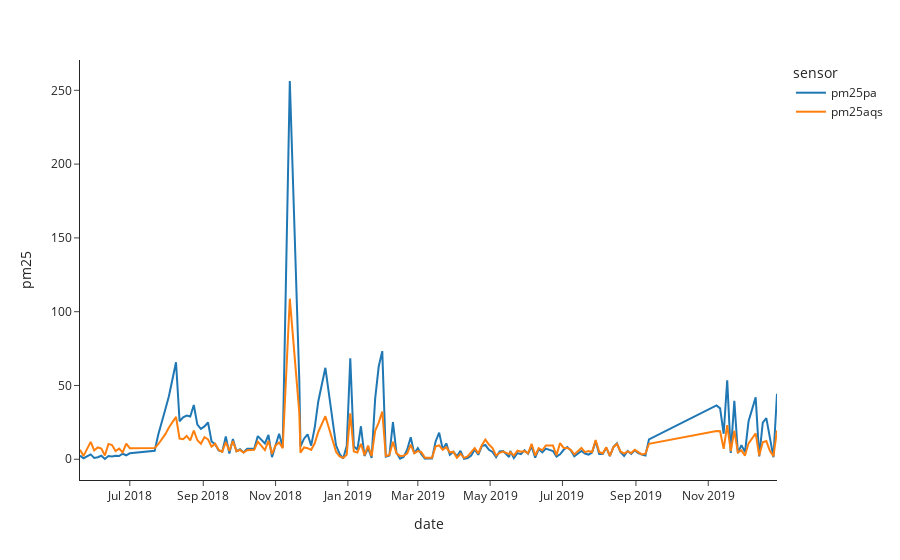

Notebook code for this chart:
### Markdown cell above
| Column  | Description                                                                                                                      |
|---------|----------------------------------------------------------------------------------------------------------------------------------|
| date    | Date of the observation                                                                                                          |
| id      | A unique label for a site, formatted as the US state abbreviation with a number. (We performed data cleaning for site ID `CA1`.) |
| region  | The name of the region, which corresponds to a group of sites. (The `CA1` site is located in the `West` region.)                 |
| pm25aqs | The PM2.5 measurement from the AQS sensor.                                                                                       |
| pm25pa  | The PM2.5 measurement from the PurpleAir sensor.                                                                                 |
| temp    | Temperature, in Celcius.                                                                                                         |
| rh      | Relative humidity, ranging from 0 to 100%.                                                                                       |
| dew     | The dew point. (Higher dew point means more moisture in the air.)                                                     |

### Code cell
df = (full_df
 .query('id == "CA1"')
 .melt(['date'], ['pm25aqs', 'pm25pa'], var_name='sensor', value_name='pm25')
 .sort_values('date')
)
px.line(df, x='date', y='pm25', color='sensor')

### Figure 1 — Plotly figure (JSON) as saved in the notebook; plotly's stock layout.template omitted (floating-point values rounded to 4 significant figures; data arrays with more than 128 entries replaced by an {"elided": "..."} marker saying what was removed)
{"data": [{"hovertemplate": "sensor=pm25pa<br>date=%{x}<br>pm25=%{y}<extra></extra>", "legendgroup": "pm25pa", "line": {"color": "#1F77B4", "dash": "solid"}, "marker": {"symbol": "circle"}, "mode": "lines", "name": "pm25pa", "orientation": "v", "showlegend": true, "type": "scatter", "x": {"elided": "161 str values"}, "xaxis": "x", "y": {"elided": "161 float values"}, "yaxis": "y"}, {"hovertemplate": "sensor=pm25aqs<br>date=%{x}<br>pm25=%{y}<extra></extra>", "legendgroup": "pm25aqs", "line": {"color": "#FF7F0E", "dash": "solid"}, "marker": {"symbol": "circle"}, "mode": "lines", "name": "pm25aqs", "orientation": "v", "showlegend": true, "type": "scatter", "x": {"elided": "161 str values"}, "xaxis": "x", "y": {"elided": "161 float values"}, "yaxis": "y"}], "layout": {"autosize": true, "legend": {"title": {"text": "sensor"}, "tracegroupgap": 0}, "margin": {"t": 60}, "xaxis": {"anchor": "y", "autorange": true, "domain": [0, 1], "range": ["2018-05-20", "2019-12-29"], "title": {"text": "date"}, "type": "date"}, "yaxis": {"anchor": "x", "autorange": true, "domain": [0, 1], "range": [-14.04, 270.5], "title": {"text": "pm25"}, "type": "linear"}}}
